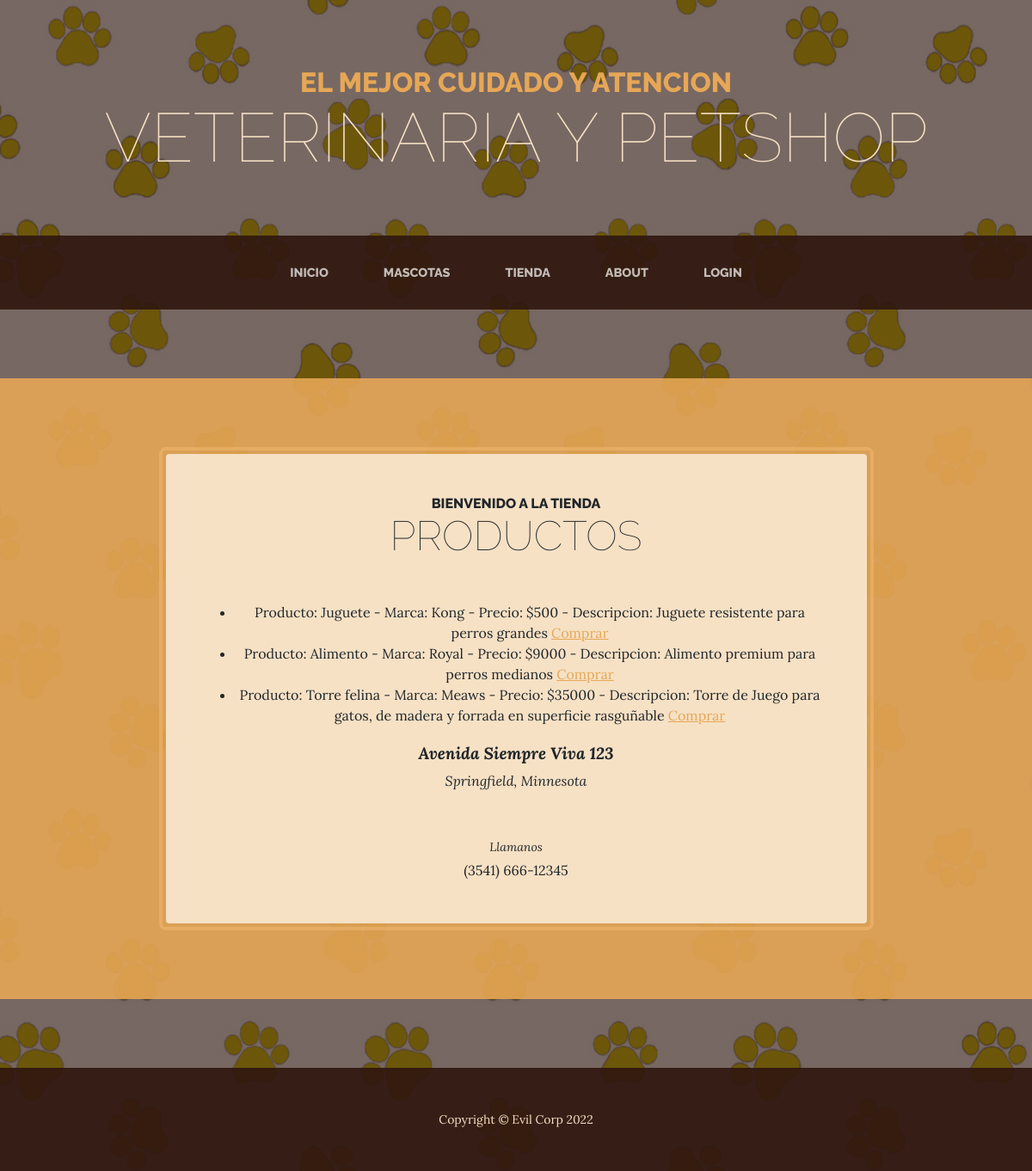
Page /apptienda/tienda/ on the earlier database version.
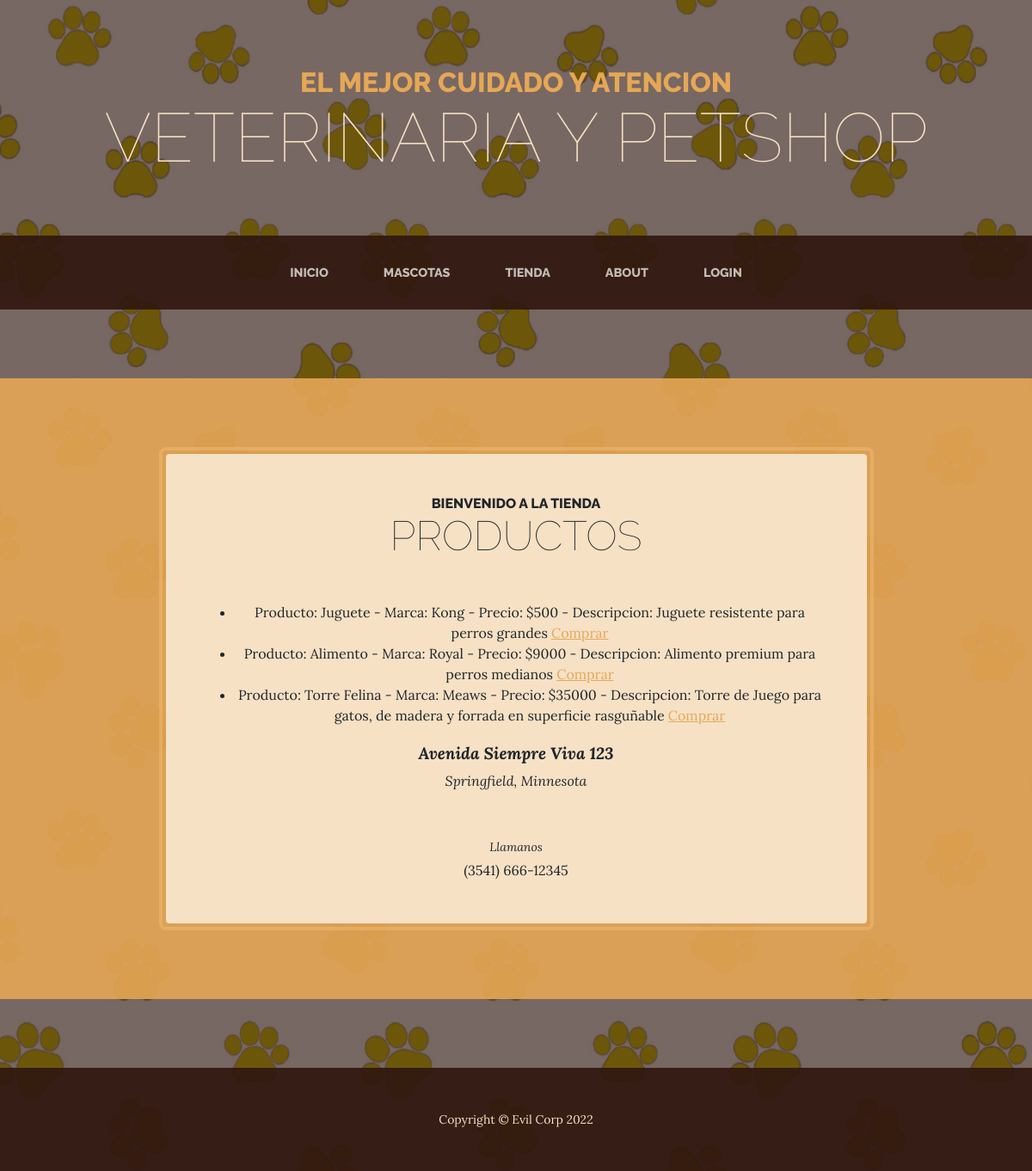
Same page on the later database version.
### apptienda/models.py (models this page shows, shortened)
class Productos(models.Model):
    id = models.AutoField(primary_key=True)
    nombre = models.CharField(max_length=100, verbose_name= 'Nombre')
    marca = models.CharField(max_length=100, verbose_name= 'Marca')
    precio = models.IntegerField(verbose_name= 'Precio', null=True)
    imagen = models.ImageField(upload_to='Imagenes/',verbose_name='Imagen', null= True)
    descripcion= models.TextField(verbose_name= 'Descripcion', null=True)
    def __str__(self):
        fila = f"Producto: {self.nombre} - Marca: {self.marca} - Precio: ${self.precio} - Descripcion: {self.descripcion}"
        return fila

### apptienda/views.py (the view)
# urls.py: path('tienda/', vista_tienda, name="vet-tienda"),
def vista_tienda(request):
    productos = Productos.objects.all()
    contexto = {"productos":productos}
    return render(request, "apptienda/productos.html", contexto)

### apptienda/templates/apptienda/productos.html (shortened to what this page needs)
{% extends 'apptienda/base.html' %}
{% load static %}
{% block titulo %} Bienvenido a la tienda {% endblock %}
{% block subtitulo %} Productos {% endblock %}
{% block Contenido%}
    {% if productos %}
        <ul>
        {% for producto in productos %}
            <li>{{producto}} <a href="{% url 'vet-comprar' producto.id %}">Comprar</a></li>
        {% endfor %}
        </ul>
    {% else %}
        <p> Ups! de momento estamos sin stock </p>
        <p> Pronto tendremos nuevos productos </p>
    {% endif %}
<p class="address mb-5">
    <em>
        <strong>Avenida Siempre Viva 123</strong>
        <br />
        Springfield, Minnesota
    </em>
</p>
<p class="mb-0">
    <small><em>Llamanos</em></small>
    <br />
    (3541) 666-12345
</p>
{% endblock %}

### apptienda/templates/apptienda/base.html (shortened to what this page needs)
<!DOCTYPE html>
<html lang="en">
    {% load static %}
    <head>
        <link href="{% static 'css/styles.css'%}" rel="stylesheet" />
    </head>
    <body>
        <header>
            <h1 class="site-heading text-center text-faded d-none d-lg-block">
                <span class="site-heading-upper text-primary mb-3">El mejor cuidado y atencion</span>
                <span class="site-heading-lower">Veterinaria y PetShop</span>
            </h1>
        </header>
        <nav class="navbar navbar-expand-lg navbar-dark py-lg-4" id="mainNav">
            <div class="container">
                <div class="collapse navbar-collapse" id="navbarSupportedContent">
                    <ul class="navbar-nav mx-auto">
                        <li class="nav-item px-lg-4"><a class="nav-link text-uppercase" href="{% url 'tienda-inicio' %}">INICIO</a></li>
                        <li class="nav-item px-lg-4"><a class="nav-link text-uppercase" href="{% url 'vet-mascotas' %}">MASCOTAS</a></li>
                        <li class="nav-item px-lg-4"><a class="nav-link text-uppercase" href="{% url 'vet-tienda' %}">TIENDA</a></li>
                        <li class="nav-item px-lg-4"><a class="nav-link text-uppercase" href="{% url 'vet-about' %}">ABOUT</a></li>
                        <li class="nav-item px-lg-4"><a class="nav-link text-uppercase" href="{% url 'tienda-inicio' %}">LOGIN</a></li>
                    </ul>
                </div>
            </div>
        </nav>
        <section class="page-section cta">
            <div class="container">
                <div class="row">
                    <div class="col-xl-9 mx-auto">
                        <div class="cta-inner bg-faded text-center rounded">
                            <h2 class="section-heading mb-5">
                                <span class="section-heading-upper">{% block titulo %}{% endblock %}</span>
                                <span class="section-heading-lower">{% block subtitulo %}{% endblock %}</span>
                            </h2>
                                {% block Contenido %}{% endblock %}
                        </div>
                    </div>
                </div>
            </div>
        </section>
        <footer class="footer text-faded text-center py-5">
            <div class="container"><p class="m-0 small">Copyright &copy; Evil Corp 2022</p></div>
        </footer>
    </body>
</html>

Differences in the rows shown:
removed Productos: nombre+marca+precio "Producto: Torre felina - Marca: Meaws - Precio: $35000 - Descripcion: Torre de Juego para gatos, de madera y forrada en superficie rasguñable"
added Productos: nombre+marca+precio "Producto: Torre Felina - Marca: Meaws - Precio: $35000 - Descripcion: Torre de Juego para gatos, de madera y forrada en superficie rasguñable"
